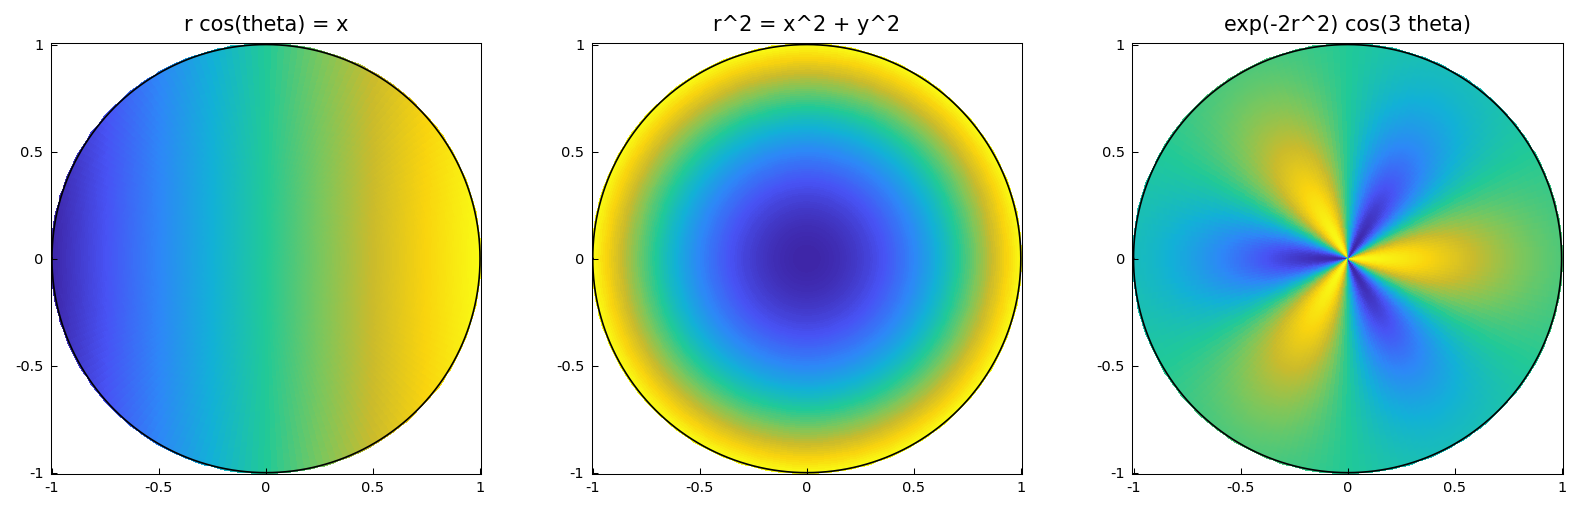

This figure's Python source:
"""Functions on the disk (Diskfun).

Demonstrates approximating smooth functions on the unit disk using diskfun,
including eigenfunctions of the Laplacian and heat equation solutions,
following disk/Eigenfunctions.m and disk/HeatEqn.m.

Diskfun uses polar coordinates: f(theta, r) where theta in [-pi, pi], r in [0, 1].

Original MATLAB Chebfun: Copyright 2017 by The University of Oxford and
The Chebfun Developers. See https://www.chebfun.org/ for Chebfun information.
"""
import os

os.environ.setdefault("XLA_PYTHON_CLIENT_PREALLOCATE", "false")

import matplotlib

matplotlib.use("Agg")
import matplotlib.pyplot as plt

from chebfunjax.plotting import chebfun_style

chebfun_style()

import os
import sys

import jax.numpy as jnp
import numpy as np

sys.path.insert(0, os.path.join(os.path.dirname(__file__), '..', '..', 'src'))

from chebfunjax.diskfun.diskfun import Diskfun


def run():
    print("=" * 60)
    print("Functions on the disk (Diskfun)")
    print("=" * 60)

    # f(theta, r) = r*cos(theta) = x in Cartesian
    # This is the x-coordinate on the disk
    f = Diskfun.from_function(lambda t, r: r * jnp.cos(t))
    print("\nf(theta,r) = r*cos(theta) [= x] on the disk:")
    print(f"  Rank: {f.rank}")

    # Integral of x over disk = 0 (odd in x)
    integral_x = float(f.sum())
    print(f"  Integral of r*cos(theta) = {integral_x:.2e}  (expected: ~0)")
    assert abs(integral_x) < 0.1

    # f(theta, r) = r^2 (= x^2 + y^2)
    g = Diskfun.from_function(lambda t, r: r**2)
    print("\ng(theta,r) = r^2 on the disk:")
    print(f"  Rank: {g.rank}")

    # Integral of r^2 over disk = pi/2
    integral_r2 = float(g.sum())
    exact_r2 = np.pi / 2.0
    print(f"  Integral of r^2 = {integral_r2:.6f}  (exact: {exact_r2:.6f})")
    assert abs(integral_r2 - exact_r2) < 0.01

    # A cos(3*theta) pattern (azimuthal mode 3)
    h = Diskfun.from_function(lambda t, r: jnp.exp(-2 * r**2) * jnp.cos(3 * t))
    print("\nh(theta,r) = exp(-2r^2)cos(3θ):")
    print(f"  Rank: {h.rank}")

    # Integral should be 0 (cos(3*theta) averages to 0)
    integral_h = float(h.sum())
    print(f"  Integral = {integral_h:.2e}  (expected: ~0)")
    assert abs(integral_h) < 0.1

    # Plot each disk function using the library's plot_disk
    from chebfunjax.plotting import plot_disk

    _here = os.path.dirname(os.path.abspath(__file__))

    disk_funcs = [
        (f, "r cos(theta) = x", "disk_f1"),
        (g, "r^2 = x^2 + y^2", "disk_f2"),
        (h, "exp(-2r^2) cos(3 theta)", "disk_f3"),
    ]
    for df, title, tag in disk_funcs:
        fig_3d, ax_3d = plot_disk(df, title=title, mode="3d")
        fig_3d.savefig(os.path.join(_here, f"{tag}_3d.png"),
                       dpi=150, bbox_inches="tight")
        plt.close(fig_3d)

        fig_2d, ax_2d = plot_disk(df, title=title, mode="2d")
        fig_2d.savefig(os.path.join(_here, f"{tag}_2d.png"),
                       dpi=150, bbox_inches="tight")
        plt.close(fig_2d)

    # Combined overview figure (2D flat mode, matching MATLAB style)
    fig, axes = plt.subplots(1, 3, figsize=(12, 3.5))
    titles = ["r cos(theta) = x", "r^2 = x^2 + y^2",
              "exp(-2r^2) cos(3 theta)"]
    for ax, df, title in zip(axes, [f, g, h], titles):
        plot_disk(df, ax=ax, title=title, mode="2d")
    fig.set_facecolor("white")
    fig.tight_layout()
    fig.savefig(os.path.join(_here, "disk_functions.png"),
                dpi=150, bbox_inches="tight")
    plt.close(fig)

    print("\nAll assertions passed.")
    return True

if __name__ == "__main__":
    run()
